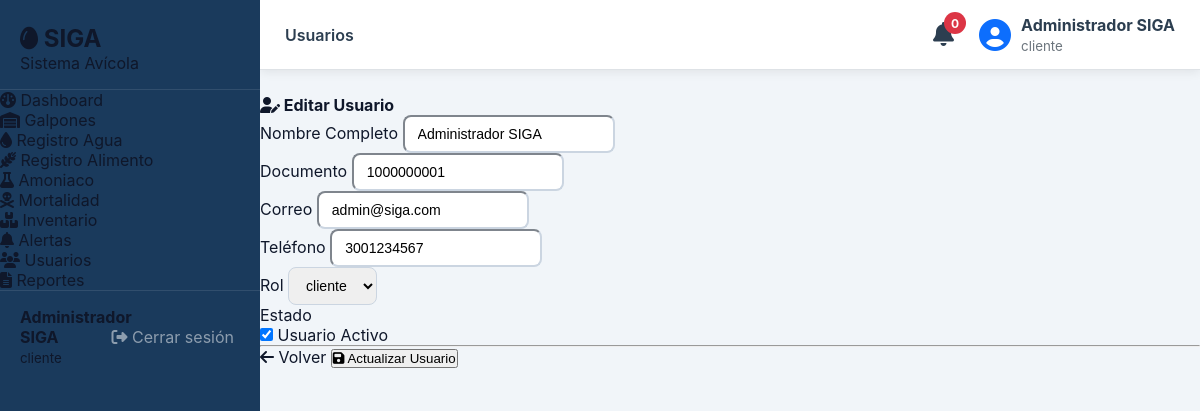
Page /legacy-php/modules/usuarios/editar.php?id=1 (signed in) on the committed database.
### tables this page shows
CREATE TABLE IF NOT EXISTS `usuarios` (
  `id`              INT UNSIGNED NOT NULL AUTO_INCREMENT,
  `nombre_completo` VARCHAR(150) NOT NULL,
  `documento`       VARCHAR(30)  NOT NULL UNIQUE,
  `email`           VARCHAR(120) NOT NULL UNIQUE,
  `telefono`        VARCHAR(20),
  `password_hash`   VARCHAR(255) NOT NULL,
  `rol_id`          INT UNSIGNED NOT NULL DEFAULT 2,
  `activo`          TINYINT(1)   NOT NULL DEFAULT 1,
  `created_at`      DATETIME     NOT NULL DEFAULT CURRENT_TIMESTAMP,
  `updated_at`      DATETIME     NOT NULL DEFAULT CURRENT_TIMESTAMP ON UPDATE CURRENT_TIMESTAMP,
  PRIMARY KEY (`id`),
  CONSTRAINT `fk_usuarios_rol` FOREIGN KEY (`rol_id`) REFERENCES `roles`(`id`)
);

CREATE TABLE IF NOT EXISTS `roles` (
  `id`          INT UNSIGNED NOT NULL AUTO_INCREMENT,
  `nombre`      VARCHAR(50)  NOT NULL,
  `descripcion` TEXT,
  PRIMARY KEY (`id`)
);

### legacy-php/modules/usuarios/editar.php (the view, shortened to what this page needs)
<?php
$pdo = getDB();
$id = (int) $_GET['id'];
$stmt = $pdo->prepare("SELECT * FROM usuarios WHERE id=?");
$stmt->execute([$id]);
$usuario = $stmt->fetch(PDO::FETCH_ASSOC);
$stmt = $pdo->query("SELECT * FROM roles ORDER BY nombre");
$roles = $stmt->fetchAll(PDO::FETCH_ASSOC);
include '../../includes/header.php';
?>
<div class="container">
<div class="row justify-content-center">
<div class="col-lg-8">
<div class="card shadow">
<div class="card-header bg-warning">
<h4>
<i class="fas fa-user-edit"></i>
Editar Usuario
</h4>
</div>
<div class="card-body">
<form method="POST">
<div class="row">
<div class="col-md-6">
<label>Nombre Completo</label>
<input
type="text"
name="nombre_completo"
class="form-control"
required
value="<?= htmlspecialchars($usuario['nombre_completo']) ?>">
</div>
<div class="col-md-6">
<label>Documento</label>
<input
type="text"
name="documento"
class="form-control"
required
value="<?= htmlspecialchars($usuario['documento']) ?>">
</div>
</div>
<div class="row mt-3">
<div class="col-md-6">
<label>Correo</label>
<input
type="email"
name="email"
class="form-control"
required
value="<?= htmlspecialchars($usuario['email']) ?>">
</div>
<div class="col-md-6">
<label>Teléfono</label>
<input
type="text"
name="telefono"
class="form-control"
value="<?= htmlspecialchars($usuario['telefono']) ?>">
</div>
</div>
<div class="row mt-3">
    <div class="col-md-6">
        <label>Rol</label>
        <select
            name="rol_id"
            class="form-select"
            required>
            <?php foreach($roles as $r): ?>
                <option
                    value="<?= $r['id'] ?>"
                    <?= ($usuario['rol_id']==$r['id']) ? 'selected' : '' ?>>
                    <?= htmlspecialchars($r['nombre']) ?>
                </option>
            <?php endforeach; ?>
        </select>
    </div>
    <div class="col-md-6">
        <label>Estado</label>
        <div class="form-check mt-2">
            <input
                class="form-check-input"
                type="checkbox"
                id="activo"
                name="activo"
                <?= $usuario['activo'] ? 'checked' : '' ?>>
            <label class="form-check-label" for="activo">
                Usuario Activo
            </label>
        </div>
    </div>
</div>
<hr>
<div class="d-flex justify-content-between">
    <a
        href="index.php"
        class="btn btn-secondary">
        <i class="fas fa-arrow-left"></i>
        Volver
    </a>
    <button
        type="submit"
        class="btn btn-warning">
        <i class="fas fa-save"></i>
        Actualizar Usuario
    </button>
</div>
</form>
</div>
</div>
</div>
</div>
</div>
<?php include '../../includes/footer.php';
?>

### legacy-php/assets/css/siga.css (style rules this page uses)
:root { --siga-blue: #1a3a5c; --siga-blue-mid: #2a5298; --siga-blue-lt: #3d6eb5; --siga-green: #2e7d52; --siga-green-lt: #43a875; --siga-amber: #e67e22; --siga-red: #c0392b; --siga-white: #f8fafc; --siga-gray-50: #f1f5f9; --siga-gray-100: #e2e8f0; --siga-gray-300: #cbd5e1; --siga-gray-500: #64748b; --siga-gray-700: #334155; --siga-gray-900: #0f172a; --sidebar-w: 260px; --topbar-h: 62px; --radius: 12px; --radius-sm: 8px; --shadow: 0 4px 20px rgba(26,58,92,.10); --shadow-sm: 0 2px 8px rgba(26,58,92,.07); --transition: .22s ease; font-family: 'Inter', system-ui, sans-serif; }
*, *::before, *::after { box-sizing: border-box; margin: 0; padding: 0; }
body { background: var(--siga-gray-50); color: var(--siga-gray-900); }
a { text-decoration: none; color: inherit; }
.form-control, .form-select { border-color: var(--siga-gray-300); border-radius: var(--radius-sm); font-size: .88rem; padding: 9px 13px; transition: border-color var(--transition), box-shadow var(--transition); }

### rows in the picture
usuarios: nombre_completo "Administrador SIGA", documento "1000000001", email "admin@siga.com", telefono "3001234567", rol_id "cliente", activo "☑"

### other values in the picture
$nombreUsuario "Administrador SIGA"
$rolUsuario "cliente"
$activePage "Usuarios"
$stmt->fetchColumn() "0"
